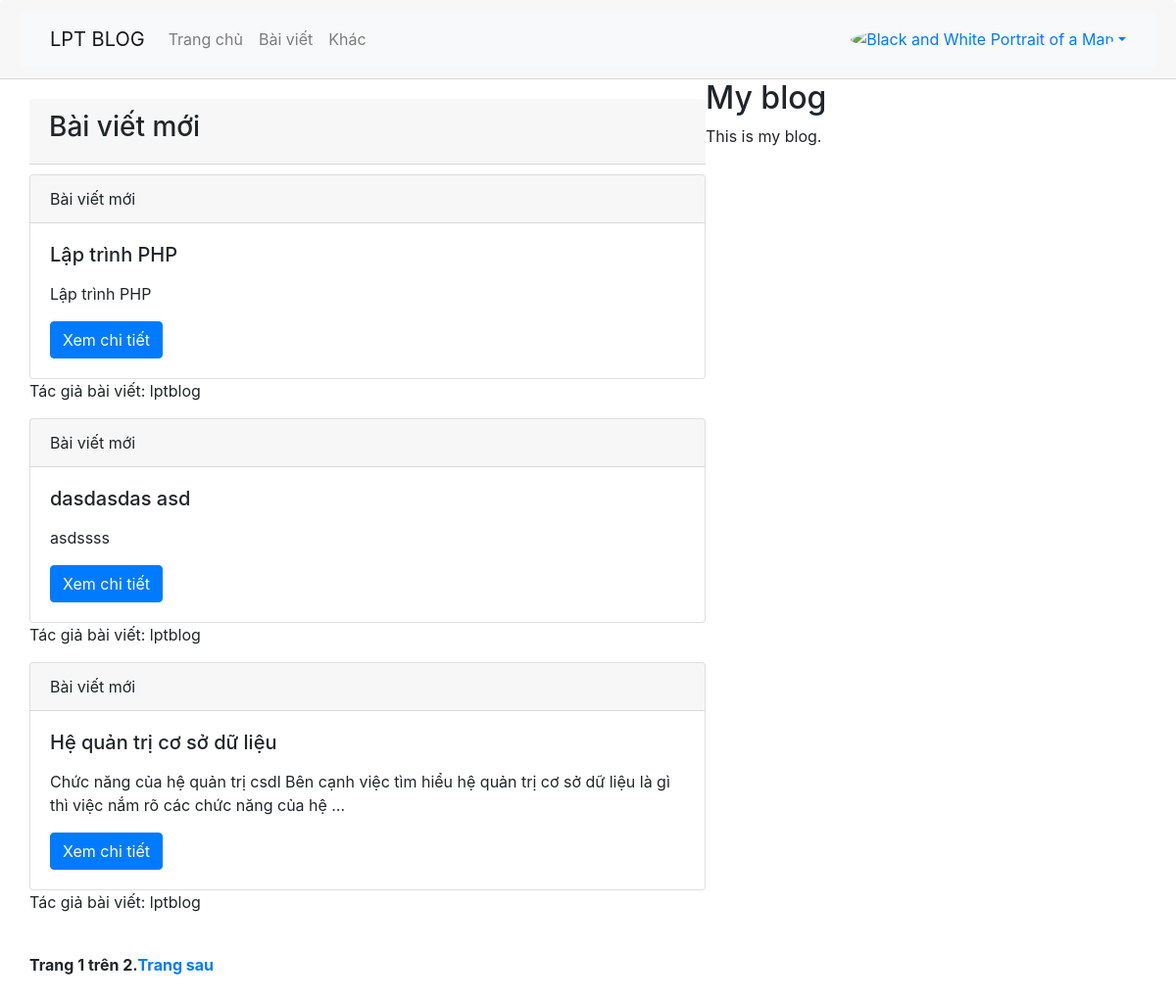
The page /lptblog/ on the database its author committed.
### lptblog/models.py (models this page shows, shortened)
class Post(models.Model):
    STATUS_CHOICES = ( ('draft','Draft'),('published','Published'), )
    title = models.CharField(max_length=255)
    slug = models.SlugField(max_length=255, unique_for_date='publish', allow_unicode=True)
    author = models.ForeignKey(User, on_delete=models.CASCADE, related_name='blog_posts')
    body = models.TextField()
    publish = models.DateTimeField(default=timezone.now)
    created = models.DateTimeField(auto_now_add=True)
    updated = models.DateTimeField(auto_now=True)
    status = models.CharField(max_length=10, choices=STATUS_CHOICES, default='draft')
    objects = models.Manager()
    published = PublishedManager()
    def get_absolute_url(self):
        return reverse('lptblog:post_detail',args=[
            self.publish.year,
            self.publish.month,
            self.publish.day,
            self.slug])
    class Meta:
        ordering = ('-publish',)

### lptblog/views.py (the view)
# urls.py: path('', views.PostListView.as_view(), name='post_list'),
class PostListView(ListView):
    queryset = Post.published.all()
    context_object_name = 'posts'
    paginate_by = 3
    template_name = 'lptblog/post/list.html'

### lptblog/templates/lptblog/post/list.html (shortened to what this page needs)
{% extends 'lptblog/base.html' %}
{% block content %}
    <div class="card-header" style="margin-top: 20px;">
        <h3 class="text-bold">Bài viết mới</h3>
    </div>
{% for post in posts %}
    <div class="card" style="margin-top: 10px;">
        <div class="card-header">
            Bài viết mới
        </div>
        <div class="card-body">
            <h5 class="card-title">
                {{ post.title }}
            </h5>
            <p class="card-text">{{ post.body|truncatewords:30|linebreaks }}</p>
            <a href="{{ post.get_absolute_url }}" class="btn btn-primary">Xem chi tiết</a>
        </div>
    </div>
    <p>
        Tác giả bài viết: {{ post.author }}
    </p>
{% endfor %}
{% include 'pagination.html' with page=page_obj %}
{% endblock %}

### lptblog/templates/lptblog/base.html (shortened to what this page needs)
{% load static %}
<!DOCTYPE html>
<html lang="en">
<head>
    <link rel="stylesheet" type="text/css" href="{% static "css/blog.css" %}"/>
    <link rel="stylesheet" href="https://cdn.jsdelivr.net/npm/bootstrap@4.3.1/dist/css/bootstrap.min.css">
</head>
<body>
    <div class="card-header">
        <nav class="navbar navbar-expand-lg navbar-light bg-light">
        <div class="container-fluid">
        <div class="collapse navbar-collapse" id="navbarSupportedContent">
            <a class="navbar-brand mt-2 mt-lg-0" href="#">
            LPT BLOG
            </a>
            <ul class="navbar-nav me-auto mb-2 mb-lg-0">
            <li class="nav-item">
                <a class="nav-link" href="#">Trang chủ</a>
            </li>
            <li class="nav-item">
                <a class="nav-link" href="#">Bài viết</a>
            </li>
            <li class="nav-item">
                <a class="nav-link" href="#">Khác</a>
            </li>
            </ul>
        </div>
        <div class="d-flex align-items-center">
            <div class="dropdown">
            <a
                class="dropdown-toggle d-flex align-items-center hidden-arrow"
                href="#"
                id="navbarDropdownMenuAvatar"
                role="button"
                data-mdb-toggle="dropdown"
                aria-expanded="false"
            >
                <img
                src="https://mdbcdn.b-cdn.net/img/new/avatars/2.webp"
                class="rounded-circle"
                height="25"
                alt="Black and White Portrait of a Man"
                loading="lazy"
                />
            </a>
            </div>
        </div>
        </div>
        </nav>
    </div>
    <div id="content">
        {% block content %}
        {% endblock %}
    </div>
    <div class="sidebar">
        <h2> My blog</h2>
        <p>This is my blog.</p>
    </div>
</body>
</html>

### lptblog/templates/pagination.html (shortened to what this page needs)
<div class="pagination">
    <span class="current">
        Trang {{ page.number }} trên {{  page.paginator.num_pages }}.
    </span>
    {% if page.has_next %}
        <a href="?page={{ page.next_page_number }}">Trang sau</a>
    {% endif %}
</div>

### lptblog/static/css/blog.css (style rules this page uses)
body { margin:0; padding:0; font-family:helvetica, sans-serif; }
a { color:#00abff; text-decoration:none; }
h2 { font-weight:normal; margin:30px 0 0; }
#content { float:left; width:60%; padding:0 0 0 30px; }
.pagination { margin:40px 0; font-weight:bold; }

### rows shown on the page
Post: title "Lập trình PHP", body "Lập trình PHP", author "lptblog"
Post: title "dasdasdas asd", body "asdssss", author "lptblog"
Post: title "Hệ quản trị cơ sở dữ liệu", body "Chức năng của hệ quản trị csdl Bên cạnh việc tìm hiểu hệ quản trị cơ sở dữ liệu là gì thì việc nắm rõ các chức năng của hệ …", author "lptblog"

### other values the page prints
{{ page.number }} "1"
{{ page.paginator.num_pages }} "2"
